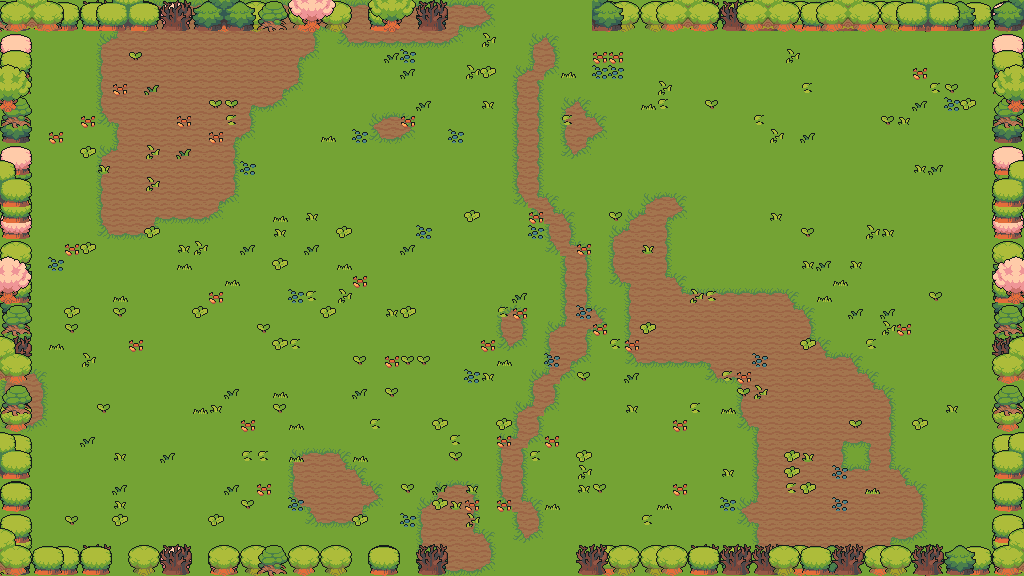

Rendered tile map (Tiled .tmx) drawn with the repository's tilesets; below, a short description and the map source with its tile grids summarised:
An orthogonal 64x36 tile map with 16x16 px tiles, 7 tile layers (floor, ground, path, decor, ...), 5 tilesets and 36 objects (20x prop, 7x obstacle, 6x spawn, 2x door, playerStart).

<map version="1.10" tiledversion="1.11.0" orientation="orthogonal" renderorder="right-down" width="64" height="36" tilewidth="16" tileheight="16" infinite="0" nextlayerid="9" nextobjectid="37">
 <properties>
    <property name="chapter" type="int" value="2" />
    <property name="room" type="int" value="2" />
    <property name="isBossRoom" type="bool" value="false" />
 </properties>
 <tileset firstgid="1" source="field.tsx" />
 <tileset firstgid="76" source="water.tsx" />
 <tileset firstgid="552" source="nature.tsx" />
 <tileset firstgid="1056" source="floordetail.tsx" />
 <tileset firstgid="1136" source="tilefloor.tsx" />
 <layer id="1" name="floor" width="64" height="36">
  <data>[2304 cells, 2304 non-empty, 1 distinct tile ids]</data>
 </layer>
 <layer id="2" name="ground" width="64" height="36">
  <data>[2304 cells, 499 non-empty, 13 distinct tile ids]</data>
 </layer>
 <layer id="3" name="path" width="64" height="36">
  <data>[2304 cells, 77 non-empty, 10 distinct tile ids]</data>
 </layer>
 <layer id="4" name="decor" width="64" height="36">
  <data>[2304 cells, 207 non-empty, 9 distinct tile ids]</data>
 </layer>
 <layer id="5" name="border-back" width="64" height="36">
  <data>[2304 cells, 276 non-empty, 28 distinct tile ids]</data>
 </layer>
 <layer id="6" name="border-mid" width="64" height="36">
  <data>[2304 cells, 274 non-empty, 28 distinct tile ids]</data>
 </layer>
 <layer id="7" name="border-front" width="64" height="36">
  <data>[2304 cells, 148 non-empty, 50 distinct tile ids]</data>
 </layer>
 <objectgroup id="8" name="objects">
  <object id="1" name="playerStart" x="512" y="384"><point /></object>
  <object id="2" name="spawn" x="560" y="264">
   <properties>
    <property name="role" value="chaser" />
    <property name="wave" type="int" value="1" />
    <property name="elite" type="bool" value="false" />
   </properties>
  <point /></object>
  <object id="3" name="spawn" x="432" y="264">
   <properties>
    <property name="role" value="chaser" />
    <property name="wave" type="int" value="1" />
    <property name="elite" type="bool" value="false" />
   </properties>
  <point /></object>
  <object id="4" name="spawn" x="352" y="472">
   <properties>
    <property name="role" value="caster" />
    <property name="wave" type="int" value="2" />
    <property name="elite" type="bool" value="false" />
   </properties>
  <point /></object>
  <object id="5" name="spawn" x="680" y="320">
   <properties>
    <property name="role" value="caster" />
    <property name="wave" type="int" value="2" />
    <property name="elite" type="bool" value="false" />
   </properties>
  <point /></object>
  <object id="6" name="spawn" x="608" y="272">
   <properties>
    <property name="role" value="chaser" />
    <property name="wave" type="int" value="3" />
    <property name="elite" type="bool" value="false" />
   </properties>
  <point /></object>
  <object id="7" name="spawn" x="472" y="240">
   <properties>
    <property name="role" value="chaser" />
    <property name="wave" type="int" value="3" />
    <property name="elite" type="bool" value="false" />
   </properties>
  <point /></object>
  <object id="8" name="door" x="512" y="568"><point /></object>
  <object id="9" name="door" x="536" y="8"><point /></object>
  <object id="10" name="obstacle" x="0" y="544" width="448" height="32">
   <properties>
    <property name="kind" value="edge" />
   </properties>
  </object>
  <object id="11" name="obstacle" x="576" y="544" width="448" height="32">
   <properties>
    <property name="kind" value="edge" />
   </properties>
  </object>
  <object id="12" name="obstacle" x="0" y="0" width="464" height="32">
   <properties>
    <property name="kind" value="edge" />
   </properties>
  </object>
  <object id="13" name="obstacle" x="592" y="0" width="432" height="32">
   <properties>
    <property name="kind" value="edge" />
   </properties>
  </object>
  <object id="14" name="obstacle" x="0" y="32" width="32" height="512">
   <properties>
    <property name="kind" value="edge" />
   </properties>
  </object>
  <object id="15" name="obstacle" x="992" y="32" width="32" height="512">
   <properties>
    <property name="kind" value="edge" />
   </properties>
  </object>
  <object id="16" name="obstacle" x="48" y="176" width="32" height="32">
   <properties>
    <property name="kind" value="pit" />
   </properties>
  </object>
  <object id="17" name="prop" x="47" y="40" width="16" height="32">
   <properties>
    <property name="key" value="totem" />
   </properties>
  </object>
  <object id="18" name="prop" x="295" y="72" width="32" height="32">
   <properties>
    <property name="key" value="tree-round" />
   </properties>
  </object>
  <object id="19" name="prop" x="112" y="256" width="16" height="16">
   <properties>
    <property name="key" value="bush-dark" />
   </properties>
  </object>
  <object id="20" name="prop" x="208" y="160" width="16" height="16">
   <properties>
    <property name="key" value="bush-dark" />
   </properties>
  </object>
  <object id="21" name="prop" x="240" y="64" width="16" height="16">
   <properties>
    <property name="key" value="bush-light" />
   </properties>
  </object>
  <object id="22" name="prop" x="128" y="256" width="16" height="16">
   <properties>
    <property name="key" value="bush-dark" />
   </properties>
  </object>
  <object id="23" name="prop" x="879" y="72" width="16" height="16">
   <properties>
    <property name="key" value="stump" />
   </properties>
  </object>
  <object id="24" name="prop" x="848" y="112" width="16" height="16">
   <properties>
    <property name="key" value="flower-red" />
   </properties>
  </object>
  <object id="25" name="prop" x="720" y="240" width="16" height="16">
   <properties>
    <property name="key" value="flower-sun" />
   </properties>
  </object>
  <object id="26" name="prop" x="592" y="112" width="16" height="16">
   <properties>
    <property name="key" value="bush-green" />
   </properties>
  </object>
  <object id="27" name="prop" x="832" y="48" width="16" height="16">
   <properties>
    <property name="key" value="flower-red" />
   </properties>
  </object>
  <object id="28" name="prop" x="320" y="424" width="16" height="16">
   <properties>
    <property name="key" value="rock-small-gray" />
   </properties>
  </object>
  <object id="29" name="prop" x="288" y="528" width="16" height="16">
   <properties>
    <property name="key" value="flower-clover" />
   </properties>
  </object>
  <object id="30" name="prop" x="64" y="384" width="16" height="16">
   <properties>
    <property name="key" value="flower-sun" />
   </properties>
  </object>
  <object id="31" name="prop" x="208" y="352" width="16" height="16">
   <properties>
    <property name="key" value="bush-dark" />
   </properties>
  </object>
  <object id="32" name="prop" x="160" y="336" width="16" height="16">
   <properties>
    <property name="key" value="flower-red" />
   </properties>
  </object>
  <object id="33" name="prop" x="896" y="472" width="16" height="16">
   <properties>
    <property name="key" value="crate" />
   </properties>
  </object>
  <object id="34" name="prop" x="624" y="432" width="16" height="16">
   <properties>
    <property name="key" value="grass-tall" />
   </properties>
  </object>
  <object id="35" name="prop" x="784" y="384" width="16" height="16">
   <properties>
    <property name="key" value="flower-sun" />
   </properties>
  </object>
  <object id="36" name="prop" x="768" y="528" width="16" height="16">
   <properties>
    <property name="key" value="grass-tall" />
   </properties>
  </object>
 </objectgroup>
</map>
